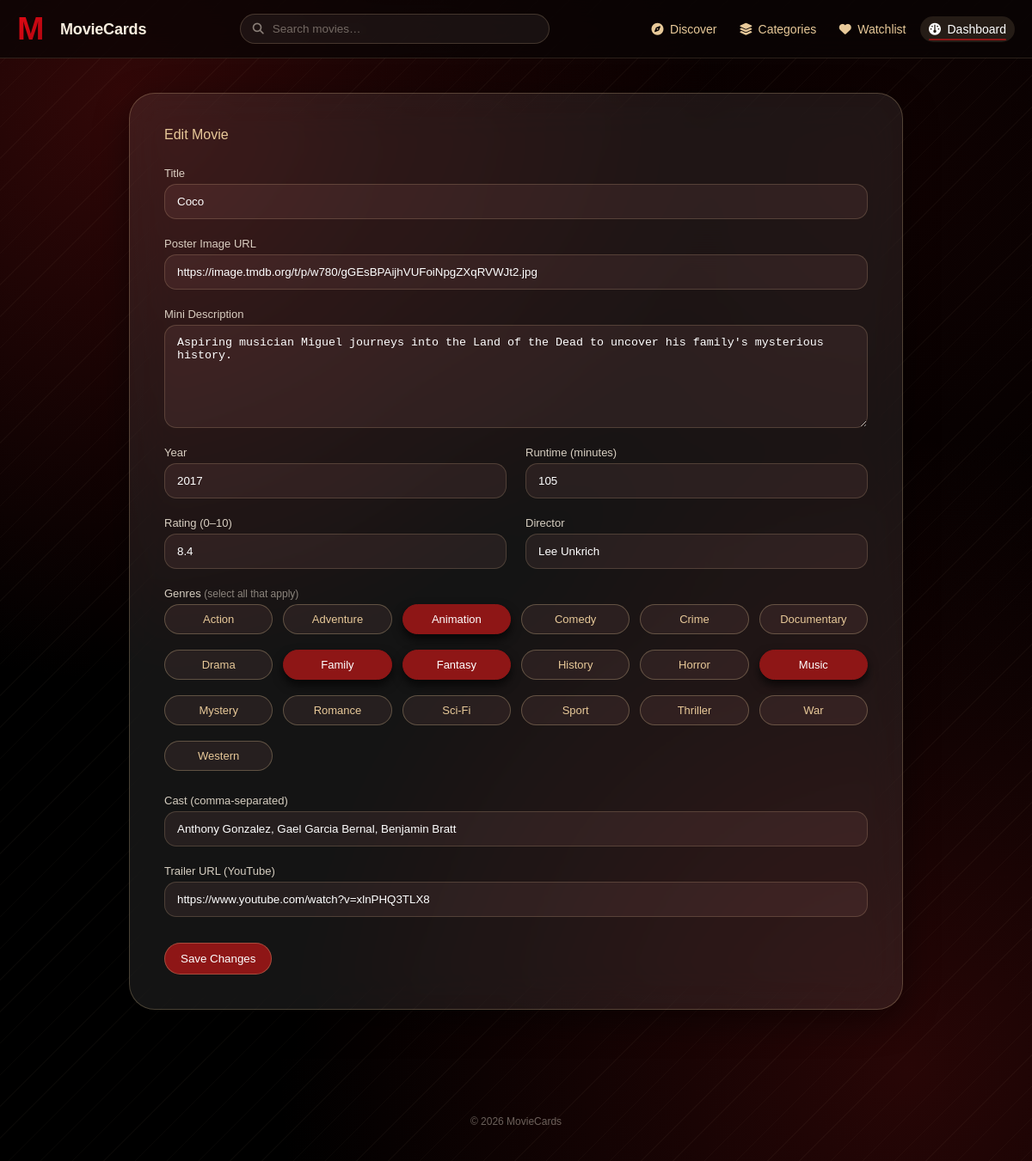
/admin/movie/6/edit (signed in), run on the app's committed database.
### app/models.py (models this page shows, shortened)
class Movie(db.Model):
    __tablename__ = "movies"
    id = db.Column(db.Integer, primary_key=True)
    title = db.Column(db.String(200), nullable=False)
    poster_url = db.Column(db.String(500), nullable=False)
    description = db.Column(db.Text, nullable=False, default="")
    year = db.Column(db.Integer, nullable=True)
    runtime_minutes = db.Column(db.Integer, nullable=True)
    rating = db.Column(db.Float, nullable=True)
    genres = db.Column(db.String(300), nullable=False, default="")  # comma-separated
    director = db.Column(db.String(150), nullable=True)
    cast = db.Column(db.String(500), nullable=True)  # comma-separated names
    trailer_url = db.Column(db.String(500), nullable=True)  # YouTube URL
    created_at = db.Column(db.DateTime, default=utcnow)
    likes = db.relationship("Like", backref="movie", cascade="all, delete-orphan")
    def genre_list(self):
        return [g.strip() for g in self.genres.split(",") if g.strip()]

### app/routes/admin_routes.py (the view)
@admin.route("/movie/<int:movie_id>/edit", methods=["GET", "POST"])
@login_required
def edit_movie(movie_id):
    movie = Movie.query.get_or_404(movie_id)
    if request.method == "POST":
        _movie_from_form(movie)
        db.session.commit()
        flash(f'"{movie.title}" was updated.', "success")
        return redirect(url_for("admin.dashboard"))
    return render_template("admin/add-movie.html", movie=movie, all_genres=GENRES)

### app/routes/admin_routes.py (called while the page is built)
def login_required(view):
    @wraps(view)
    def wrapped(*args, **kwargs):
        if not session.get("is_admin"):
            return redirect(url_for("admin.login", next=request.path))
        return view(*args, **kwargs)
    return wrapped

### app/templates/admin/add-movie.html (shortened to what this page needs)
{% extends "base.html" %}
{% block background %}
{% include "includes/background.html" %}
{% endblock %}
{% block header %}
{% include "includes/header.html" %}
{% endblock %}
{% block content %}
<main class="admin-container">
    <form class="movie-form" method="POST">
        <h2>{{ "Edit Movie" if movie else "Add New Movie" }}</h2>
        <div class="form-grid">
            <div class="form-group full">
                <label for="title">Title</label>
                <input type="text" id="title" name="title" required value="{{ movie.title if movie else '' }}">
            </div>
            <div class="form-group full">
                <label for="poster_url">Poster Image URL</label>
                <input type="url" id="poster_url" name="poster_url" required placeholder="https://..."
                    value="{{ movie.poster_url if movie else '' }}">
            </div>
            <div class="form-group full">
                <label for="description">Mini Description</label>
                <textarea id="description" name="description" required>{{ movie.description if movie else '' }}</textarea>
            </div>
            <div class="form-group">
                <label for="year">Year</label>
                <input type="number" id="year" name="year" min="1900" max="2100"
                    value="{{ movie.year if movie else '' }}">
            </div>
            <div class="form-group">
                <label for="runtime_minutes">Runtime (minutes)</label>
                <input type="number" id="runtime_minutes" name="runtime_minutes" min="1"
                    value="{{ movie.runtime_minutes if movie else '' }}">
            </div>
            <div class="form-group">
                <label for="rating">Rating (0–10)</label>
                <input type="number" id="rating" name="rating" min="0" max="10" step="0.1"
                    value="{{ movie.rating if movie else '' }}">
            </div>
            <div class="form-group">
                <label for="director">Director</label>
                <input type="text" id="director" name="director" value="{{ movie.director if movie else '' }}">
            </div>
            <div class="form-group full">
                <label>Genres <span class="label-hint">(select all that apply)</span></label>
                <div class="category-grid">
                    {% set movie_genres = movie.genre_list() if movie else [] %}
                    {% for g in all_genres %}
                    <label class="category-pill">
                        <span>{{ g }}</span>
                    </label>
                    {% endfor %}
                </div>
            </div>
            <div class="form-group full">
                <label for="cast">Cast (comma-separated)</label>
                <input type="text" id="cast" name="cast" placeholder="Actor One, Actor Two"
                    value="{{ movie.cast if movie else '' }}">
            </div>
            <div class="form-group full">
                <label for="trailer_url">Trailer URL (YouTube)</label>
                <input type="url" id="trailer_url" name="trailer_url" placeholder="https://www.youtube.com/watch?v=..."
                    value="{{ movie.trailer_url if movie else '' }}">
            </div>
        </div>
        <button class="submit-btn" type="submit">
            {{ "Save Changes" if movie else "Add Movie" }}
        </button>
    </form>
</main>
{% endblock %}

### app/static/css/style.css (style rules this page uses)
html, body, div, span, applet, object, iframe, h1, h2, h3, h4, h5, h6, p, blockquote, pre, a, abbr, acronym, address, big, cite, code, del, dfn, em, img, ins, kbd, q, s, samp, small, strike, strong, sub, sup, tt, var, b, u, i, center, dl, dt, dd, ol, ul, li, fieldset, form, label, legend, table, caption, tbody, tfoot, thead, tr, th, td, article, aside, canvas, details, embed, figure, figcaption, footer, header, hgroup, menu, nav, output, ruby, section, summary, time, mark, audio, video { margin: 0; padding: 0; border: 0; font-size: 100%; font: inherit; vertical-align: baseline; }
body { line-height: 1; }
* { box-sizing: border-box; }
html { scroll-behavior: smooth; }
body { font-family: "Arial", sans-serif; background: #000000; min-height: 100vh; }
.admin-container { margin-top: 108px; display: flex; justify-content: center; padding: 0 20px 60px; }
.movie-form { max-width: 900px; width: 100%; padding: 40px; border-radius: 30px; background: rgba(255, 255, 255, 0.08); backdrop-filter: blur(25px); border: 1px solid rgba(232, 201, 153, 0.25); box-shadow: 0 12px 40px rgba(0, 0, 0, 0.45); }
.movie-form h2 { margin-bottom: 30px; color: #E8C999; }
.form-grid { display: grid; grid-template-columns: repeat(2, 1fr); gap: 22px; }
.form-group { display: flex; flex-direction: column; }
.form-group.full { grid-column: span 2; }
.form-group label { font-size: 13px; margin-bottom: 6px; color: rgba(248, 238, 223, 0.85); }
.form-group .label-hint { font-weight: 400; opacity: 0.6; font-size: 12px; }
.form-group input, .form-group textarea, .form-group select { padding: 12px 14px; border-radius: 14px; border: 1px solid rgba(232, 201, 153, 0.2); background: rgba(255, 163, 163, 0.08); color: white; outline: none; }
.form-group textarea { min-height: 120px; resize: vertical; }
.category-grid { display: grid; grid-template-columns: repeat(auto-fill, minmax(120px, 1fr)); gap: 12px; }
.category-pill { cursor: pointer; }
.category-pill span { display: block; padding: 10px 14px; text-align: center; border-radius: 999px; background: rgba(255, 163, 163, 0.08); color: #E8C999; border: 1px solid rgba(232, 201, 153, 0.3); font-size: 13px; transition: 0.25s ease; }
.category-pill input:checked + span { background: #8E1616; border-color: #8E1616; color: white; box-shadow: 0 6px 12px rgba(0, 0, 0, 0.7); }
.submit-btn { margin-top: 30px; padding: 10px 18px; border-radius: 999px; border: 1px solid rgba(232, 201, 153, 0.3); background: #8E1616; color: white; cursor: pointer; display: inline-flex; align-items: center; gap: 8px; transition: all 0.2s ease; }

### data on the page
Movie: title "Coco", poster_url "https://image.tmdb.org/t/p/w780/gGEsBPAijhVUFoiNpgZXqRVWJt2.jpg", description "Aspiring musician Miguel journeys into the Land of the Dead to uncover his family's mysterious history.", year "2017", runtime_minutes "105", rating "8.4", director "Lee Unkrich", cast "Anthony Gonzalez, Gael Garcia Bernal, Benjamin Bratt", trailer_url "https://www.youtube.com/watch?v=xlnPHQ3TLX8"

### other printed values
{{ "Edit Movie" if movie else "Add New Movie" }} "Edit Movie"
{{ g }} "Action" "Adventure" "Animation" "Comedy" "Crime" "Documentary" "Drama" "Family" "Fantasy" "History" "Horror" "Music" "Mystery" "Romance" "Sci-Fi" "Sport" "Thriller" "War" "Western"
{{ "Save Changes" if movie else "Add Movie" }} "Save Changes"
